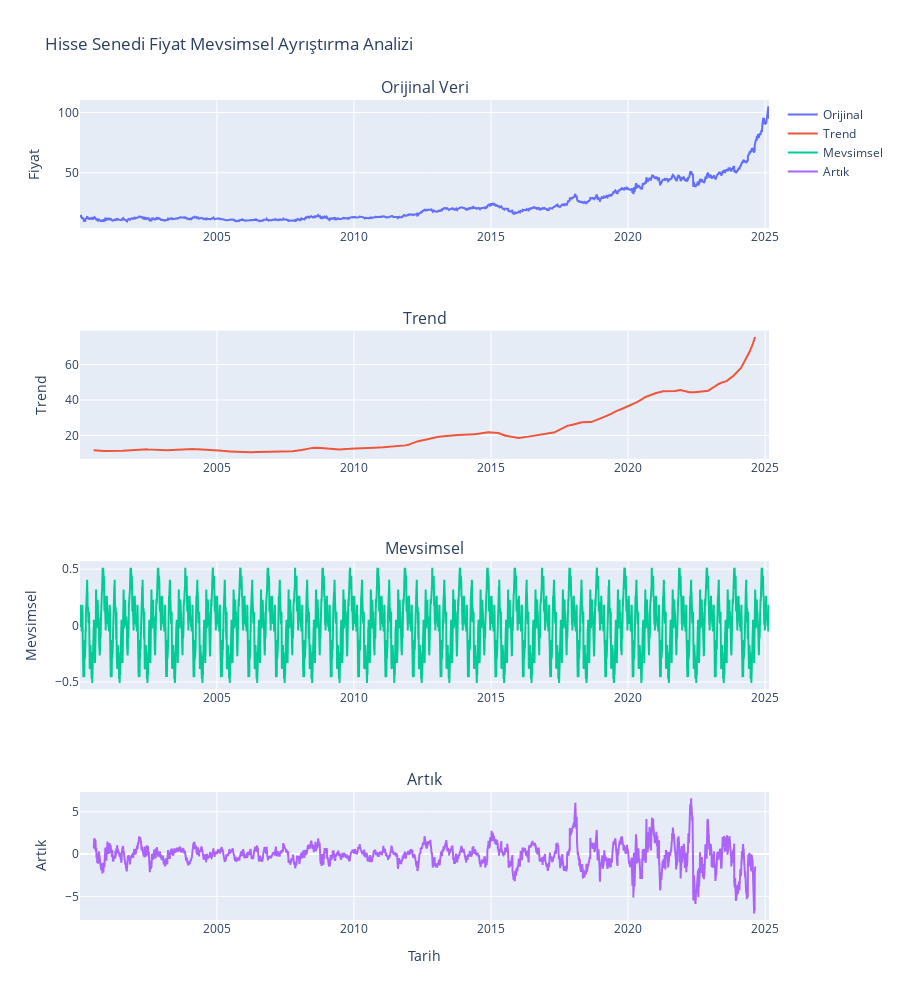

Notebook cell for this chart:
### Code cell
from statsmodels.tsa.seasonal import seasonal_decompose
import plotly.graph_objects as go
from plotly.subplots import make_subplots

# Tarihi index olarak ayarlayalım
df.set_index('Date', inplace=True)

# Mevsimsel ayrıştırma yapılıyor
decomposition = seasonal_decompose(df['Close'], period=252)  # 252 işlem günü (1 yıl)

# Plotly ile interaktif grafik oluşturma
fig = make_subplots(rows=4, cols=1, subplot_titles=('Orijinal Veri', 'Trend', 'Mevsimsel', 'Artık'))

# Orijinal veri
fig.add_trace(
    go.Scatter(x=df.index, y=df['Close'], name='Orijinal',
               hovertemplate='Tarih: %{x}<br>Değer: %{y:.2f}<extra></extra>'),
    row=1, col=1
)

# Trend
fig.add_trace(
    go.Scatter(x=df.index, y=decomposition.trend, name='Trend',
               hovertemplate='Tarih: %{x}<br>Trend: %{y:.2f}<extra></extra>'),
    row=2, col=1
)

# Mevsimsel
fig.add_trace(
    go.Scatter(x=df.index, y=decomposition.seasonal, name='Mevsimsel',
               hovertemplate='Tarih: %{x}<br>Mevsimsel: %{y:.2f}<extra></extra>'),
    row=3, col=1
)

# Artık (Residual)
fig.add_trace(
    go.Scatter(x=df.index, y=decomposition.resid, name='Artık',
               hovertemplate='Tarih: %{x}<br>Artık: %{y:.2f}<extra></extra>'),
    row=4, col=1
)

# Grafik düzeni güncelleme
fig.update_layout(
    height=1000,
    title_text='Hisse Senedi Fiyat Mevsimsel Ayrıştırma Analizi',
    showlegend=True,
    hovermode='x unified'
)

# X ekseni başlıkları
fig.update_xaxes(title_text='Tarih', row=4, col=1)

# Y ekseni başlıkları
fig.update_yaxes(title_text='Fiyat', row=1, col=1)
fig.update_yaxes(title_text='Trend', row=2, col=1)
fig.update_yaxes(title_text='Mevsimsel', row=3, col=1)
fig.update_yaxes(title_text='Artık', row=4, col=1)

fig.show()

### Figure 1 — Plotly figure (JSON) as saved in the notebook; plotly's stock layout.template omitted (floating-point values rounded to 4 significant figures; data arrays with more than 128 entries replaced by an {"elided": "..."} marker saying what was removed)
{"data": [{"hovertemplate": "Tarih: %{x}<br>Değer: %{y:.2f}<extra></extra>", "name": "Orijinal", "type": "scatter", "x": {"elided": "6323 str values"}, "xaxis": "x", "y": {"elided": "6323 float values"}, "yaxis": "y"}, {"hovertemplate": "Tarih: %{x}<br>Trend: %{y:.2f}<extra></extra>", "name": "Trend", "type": "scatter", "x": {"elided": "6323 str values"}, "xaxis": "x2", "y": {"elided": "6323 float values"}, "yaxis": "y2"}, {"hovertemplate": "Tarih: %{x}<br>Mevsimsel: %{y:.2f}<extra></extra>", "name": "Mevsimsel", "type": "scatter", "x": {"elided": "6323 str values"}, "xaxis": "x3", "y": {"elided": "6323 float values"}, "yaxis": "y3"}, {"hovertemplate": "Tarih: %{x}<br>Artık: %{y:.2f}<extra></extra>", "name": "Artık", "type": "scatter", "x": {"elided": "6323 str values"}, "xaxis": "x4", "y": {"elided": "6323 float values"}, "yaxis": "y4"}], "layout": {"annotations": [{"font": {"size": 16}, "showarrow": false, "text": "Orijinal Veri", "x": 0.5, "xanchor": "center", "xref": "paper", "y": 1, "yanchor": "bottom", "yref": "paper"}, {"font": {"size": 16}, "showarrow": false, "text": "Trend", "x": 0.5, "xanchor": "center", "xref": "paper", "y": 0.7188, "yanchor": "bottom", "yref": "paper"}, {"font": {"size": 16}, "showarrow": false, "text": "Mevsimsel", "x": 0.5, "xanchor": "center", "xref": "paper", "y": 0.4375, "yanchor": "bottom", "yref": "paper"}, {"font": {"size": 16}, "showarrow": false, "text": "Artık", "x": 0.5, "xanchor": "center", "xref": "paper", "y": 0.1562, "yanchor": "bottom", "yref": "paper"}], "height": 1000, "hovermode": "x unified", "showlegend": true, "title": {"text": "Hisse Senedi Fiyat Mevsimsel Ayrıştırma Analizi"}, "xaxis": {"anchor": "y", "domain": [0, 1]}, "xaxis2": {"anchor": "y2", "domain": [0, 1]}, "xaxis3": {"anchor": "y3", "domain": [0, 1]}, "xaxis4": {"anchor": "y4", "domain": [0, 1], "title": {"text": "Tarih"}}, "yaxis": {"anchor": "x", "domain": [0.8438, 1], "title": {"text": "Fiyat"}}, "yaxis2": {"anchor": "x2", "domain": [0.5625, 0.7188], "title": {"text": "Trend"}}, "yaxis3": {"anchor": "x3", "domain": [0.2812, 0.4375], "title": {"text": "Mevsimsel"}}, "yaxis4": {"anchor": "x4", "domain": [0, 0.1562], "title": {"text": "Artık"}}}}
